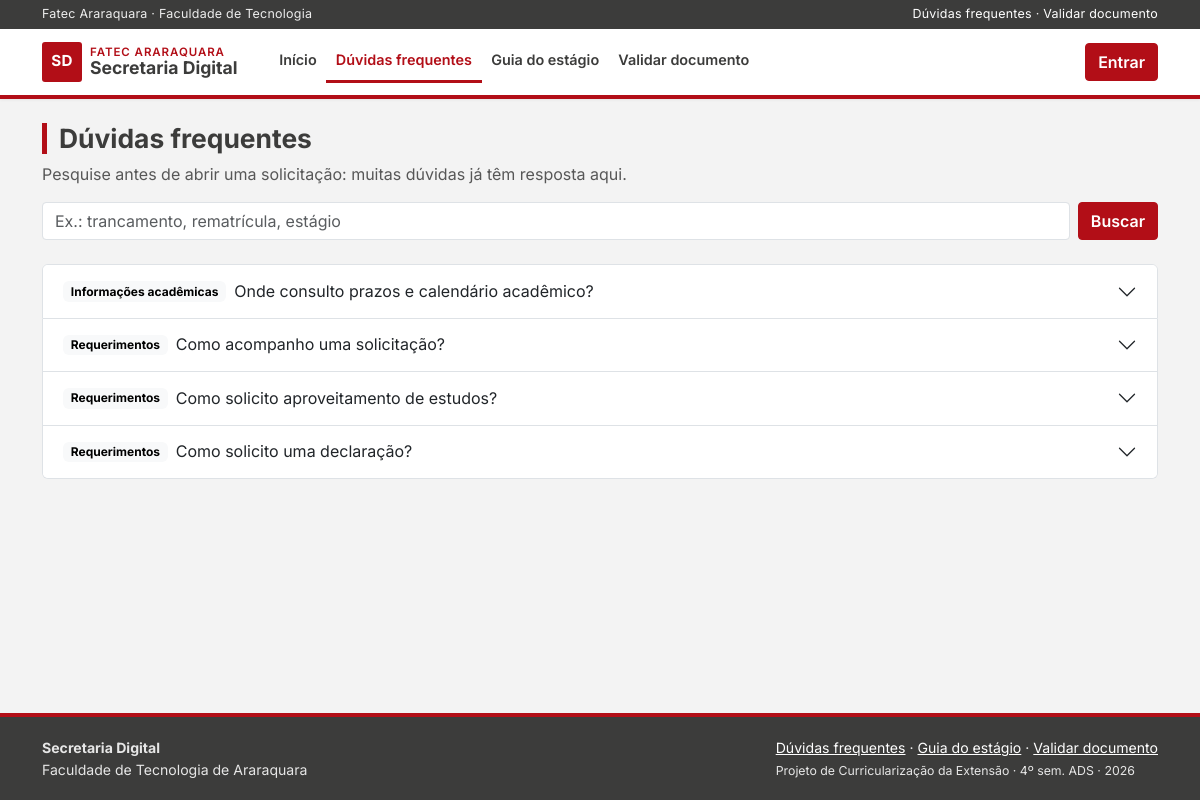
The app's page /faq.php with its own data.
### tables this page shows
CREATE TABLE tb_faq (
  id_faq          INT AUTO_INCREMENT PRIMARY KEY,
  pergunta        VARCHAR(255) NOT NULL,
  resposta        TEXT         NOT NULL,
  categoria       VARCHAR(60)  NULL,
  palavras_chave  VARCHAR(255) NULL,
  ativo           TINYINT(1)   NOT NULL DEFAULT 1,
  id_autor        INT          NOT NULL,
  criado_em       DATETIME     NOT NULL DEFAULT CURRENT_TIMESTAMP,
  atualizado_em   DATETIME     NOT NULL DEFAULT CURRENT_TIMESTAMP
                  ON UPDATE CURRENT_TIMESTAMP,
  CONSTRAINT fk_faq_autor FOREIGN KEY (id_autor)
    REFERENCES tb_usuarios (id_usuario)
);

### funcoes.php (called while the page is built, shortened)
<?php
    function seguro($texto){
        return htmlspecialchars((string)$texto, ENT_QUOTES, "UTF-8");
    }
    function limpa($texto){
        return trim(strip_tags((string)$texto));
    }
?>

### faq.php (the view, shortened to what this page needs)
<?php
    require_once("conecta.php");
    require_once("funcoes.php");
    $busca = limpa($_GET['txtbusca'] ?? "");
    if($busca != ""){
        $termo = "%" . $busca . "%";
        $sql = "SELECT pergunta, resposta, categoria FROM tb_faq
                WHERE ativo = 1 AND (pergunta LIKE ? OR resposta LIKE ? OR palavras_chave LIKE ?)
                ORDER BY categoria ASC, pergunta ASC";
        $stmt = mysqli_stmt_init($con);
        mysqli_stmt_prepare($stmt, $sql);
        mysqli_stmt_bind_param($stmt, "sss", $termo, $termo, $termo);
        mysqli_stmt_execute($stmt);
        $res = mysqli_stmt_get_result($stmt);
    }
    else{
        $sql = "SELECT pergunta, resposta, categoria FROM tb_faq WHERE ativo = 1 ORDER BY categoria ASC, pergunta ASC";
        $res = mysqli_query($con, $sql);
    }
    $faqs = mysqli_fetch_all($res, MYSQLI_ASSOC);
    require_once("cabecalho.php");
?>
<h1>Dúvidas frequentes</h1>
<p class="text-secondary">Pesquise antes de abrir uma solicitação: muitas dúvidas já têm resposta aqui.</p>
<form action="" method="get" class="d-flex gap-2 mb-4" role="search">
    <input type="search" class="form-control" id="txtbusca" name="txtbusca" placeholder="Ex.: trancamento, rematrícula, estágio" value="<?php echo seguro($busca); ?>">
    <input type="submit" value="Buscar" class="btn btn-principal">
</form>
<?php
    if(count($faqs) == 0){
        echo "<p class='text-secondary'>Nenhuma pergunta encontrada.";
        if(isset($_SESSION['nivel']) && $_SESSION['nivel'] == "aluno"){
            echo " <a href='chamado_add.php'>Abra uma solicitação</a> para a secretaria.";
        }
        echo "</p>";
    }
    else{
        echo "<div class='accordion' id='listafaq'>";
        $i = 0;
        foreach($faqs as $faq){
            $i++;
            $categoria = $faq['categoria'] != "" ? "<span class='badge text-bg-light me-2'>" . seguro($faq['categoria']) . "</span>" : "";
            echo "<div class='accordion-item'>
                    <h2 class='accordion-header'>
                        <button class='accordion-button collapsed' type='button' data-bs-toggle='collapse' data-bs-target='#f$i'>$categoria" . seguro($faq['pergunta']) . "</button>
                    </h2>
                    <div id='f$i' class='accordion-collapse collapse' data-bs-parent='#listafaq'>
                        <div class='accordion-body'>" . nl2br(seguro($faq['resposta'])) . "</div>
                    </div>
                  </div>";
        }
        echo "</div>";
    }
    require_once("rodape.php");
?>

### css/estilo.css (style rules this page uses)
:root { --vermelho: #B20E17; --vermelho-escuro: #8A0A11; --vermelho-claro: #FBEAEA; --cinza-escuro: #3C3C3B; --cinza: #6B6B6A; --fundo: #F3F3F3; --borda: #D9D9D9; --texto: #222222; --texto-suave: #575757; --vinho: var(--vermelho); --vinho-escuro: var(--vermelho-escuro); --vinho-claro: var(--vermelho-claro); }
body { font-family: Inter, "Segoe UI", Arial, sans-serif; background: var(--fundo); color: var(--texto); min-height: 100vh; display: flex; flex-direction: column; }
h1, h2, h3, h4, h5, h6, .marca { font-family: Inter, "Segoe UI", Arial, sans-serif; font-weight: 700; color: var(--cinza-escuro); }
h1 { font-size: 1.65rem; border-left: 5px solid var(--vermelho); padding-left: 12px; }
.text-secondary { color: var(--texto-suave) !important; }
.btn { border-radius: 4px; }
.btn-principal { background: var(--vermelho); border-color: var(--vermelho); color: #FFF; font-weight: 600; }
.form-control, .form-select { border-radius: 4px; }

### records on screen
tb_faq: categoria "Informações acadêmicas", pergunta "Onde consulto prazos e calendário acadêmico?"
tb_faq: categoria "Requerimentos", pergunta "Como acompanho uma solicitação?"
tb_faq: categoria "Requerimentos", pergunta "Como solicito aproveitamento de estudos?"
tb_faq: categoria "Requerimentos", pergunta "Como solicito uma declaração?"

### other values on screen
$rotulo "Início Dúvidas frequentes Guia do estágio Validar documento"
